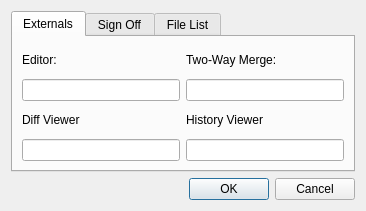
<ui version="4.0" >
 <class>prefDialog</class>
 <widget class="QDialog" name="prefDialog" >
  <property name="geometry" >
   <rect>
    <x>0</x>
    <y>0</y>
    <width>366</width>
    <height>211</height>
   </rect>
  </property>
  <property name="sizePolicy" >
   <sizepolicy vsizetype="Fixed" hsizetype="Fixed" >
    <horstretch>0</horstretch>
    <verstretch>0</verstretch>
   </sizepolicy>
  </property>
  <property name="windowTitle" >
   <string>Qct Preferences</string>
  </property>
  <property name="modal" >
   <bool>true</bool>
  </property>
  <layout class="QVBoxLayout" >
   <item>
    <widget class="QTabWidget" name="tabWidget" >
     <property name="currentIndex" >
      <number>0</number>
     </property>
     <widget class="QWidget" name="tab" >
      <attribute name="title" >
       <string>Externals</string>
      </attribute>
      <layout class="QGridLayout" >
       <item row="0" column="0" >
        <widget class="QLabel" name="label_2" >
         <property name="toolTip" >
          <string>&lt;html>&lt;head>&lt;meta name="qrichtext" content="1" />&lt;style type="text/css">
p, li { white-space: pre-wrap; }
&lt;/style>&lt;/head>&lt;body style=" font-family:'Sans Serif'; font-size:9pt; font-weight:400; font-style:normal; text-decoration:none;">
&lt;p style=" margin-top:0px; margin-bottom:0px; margin-left:0px; margin-right:0px; -qt-block-indent:0; text-indent:0px;">Supply the name of an external editor, it will be offered as an option in the context menu of appropriate files.&lt;/p>&lt;/body>&lt;/html></string>
         </property>
         <property name="text" >
          <string>Editor:</string>
         </property>
         <property name="buddy" >
          <cstring>editToolEdit</cstring>
         </property>
        </widget>
       </item>
       <item row="0" column="1" >
        <widget class="QLabel" name="label_3" >
         <property name="toolTip" >
          <string>&lt;html>&lt;head>&lt;meta name="qrichtext" content="1" />&lt;style type="text/css">
p, li { white-space: pre-wrap; }
&lt;/style>&lt;/head>&lt;body style=" font-family:'Sans Serif'; font-size:9pt; font-weight:400; font-style:normal; text-decoration:none;">
&lt;p style=" margin-top:0px; margin-bottom:0px; margin-left:0px; margin-right:0px; -qt-block-indent:0; text-indent:0px;">Specify a two-way merge program that can be used to select changes in your working files for commit.   Kompare, meld, and kdiff3 are good examples on Linux.&lt;/p>&lt;/body>&lt;/html></string>
         </property>
         <property name="text" >
          <string>Two-Way Merge:</string>
         </property>
         <property name="buddy" >
          <cstring>mergeToolEdit</cstring>
         </property>
        </widget>
       </item>
       <item row="1" column="0" >
        <widget class="QLineEdit" name="editToolEdit" >
         <property name="toolTip" >
          <string>&lt;html>&lt;head>&lt;meta name="qrichtext" content="1" />&lt;style type="text/css">
p, li { white-space: pre-wrap; }
&lt;/style>&lt;/head>&lt;body style=" font-family:'Sans Serif'; font-size:9pt; font-weight:400; font-style:normal;">
&lt;p style=" margin-top:0px; margin-bottom:0px; margin-left:0px; margin-right:0px; -qt-block-indent:0; text-indent:0px;">External editor&lt;/p>&lt;/body>&lt;/html></string>
         </property>
        </widget>
       </item>
       <item row="1" column="1" >
        <widget class="QLineEdit" name="mergeToolEdit" >
         <property name="toolTip" >
          <string>&lt;html>&lt;head>&lt;meta name="qrichtext" content="1" />&lt;style type="text/css">
p, li { white-space: pre-wrap; }
&lt;/style>&lt;/head>&lt;body style=" font-family:'Sans Serif'; font-size:9pt; font-weight:400; font-style:normal;">
&lt;p style=" margin-top:0px; margin-bottom:0px; margin-left:0px; margin-right:0px; -qt-block-indent:0; text-indent:0px;">Merge tool used for change selection.  If you leave this field blank, qct will use a built in change selection feature.&lt;/p>
&lt;p style="-qt-paragraph-type:empty; margin-top:0px; margin-bottom:0px; margin-left:0px; margin-right:0px; -qt-block-indent:0; text-indent:0px;">&lt;/p>
&lt;p style=" margin-top:0px; margin-bottom:0px; margin-left:0px; margin-right:0px; -qt-block-indent:0; text-indent:0px;">Example command line: mymergetool "%m" "%o"&lt;/p>
&lt;p style="-qt-paragraph-type:empty; margin-top:0px; margin-bottom:0px; margin-left:0px; margin-right:0px; -qt-block-indent:0; text-indent:0px;">&lt;/p>
&lt;p style=" margin-top:0px; margin-bottom:0px; margin-left:0px; margin-right:0px; -qt-block-indent:0; text-indent:0px;">%m will be substituted with the modified file from your working copy.&lt;/p>
&lt;p style="-qt-paragraph-type:empty; margin-top:0px; margin-bottom:0px; margin-left:0px; margin-right:0px; -qt-block-indent:0; text-indent:0px;">&lt;/p>
&lt;p style=" margin-top:0px; margin-bottom:0px; margin-left:0px; margin-right:0px; -qt-block-indent:0; text-indent:0px;">%o will be substituted with the original unmodified file name (and also the merge output file).&lt;/p>&lt;/body>&lt;/html></string>
         </property>
        </widget>
       </item>
       <item row="2" column="0" >
        <widget class="QLabel" name="label" >
         <property name="toolTip" >
          <string>&lt;html>&lt;head>&lt;meta name="qrichtext" content="1" />&lt;style type="text/css">
p, li { white-space: pre-wrap; }
&lt;/style>&lt;/head>&lt;body style=" font-family:'Sans Serif'; font-size:9pt; font-weight:400; font-style:normal;">
&lt;p style="-qt-paragraph-type:empty; margin-top:0px; margin-bottom:0px; margin-left:0px; margin-right:0px; -qt-block-indent:0; text-indent:0px;">&lt;/p>&lt;/body>&lt;/html></string>
         </property>
         <property name="text" >
          <string>Diff Viewer</string>
         </property>
         <property name="buddy" >
          <cstring>diffToolEdit</cstring>
         </property>
        </widget>
       </item>
       <item row="2" column="1" >
        <widget class="QLabel" name="label_4" >
         <property name="toolTip" >
          <string>&lt;html>&lt;head>&lt;meta name="qrichtext" content="1" />&lt;style type="text/css">
p, li { white-space: pre-wrap; }
&lt;/style>&lt;/head>&lt;body style=" font-family:'Sans Serif'; font-size:9pt; font-weight:400; font-style:normal;">
&lt;p style="-qt-paragraph-type:empty; margin-top:0px; margin-bottom:0px; margin-left:0px; margin-right:0px; -qt-block-indent:0; text-indent:0px;">&lt;/p>&lt;/body>&lt;/html></string>
         </property>
         <property name="text" >
          <string>History Viewer</string>
         </property>
         <property name="buddy" >
          <cstring>histToolEdit</cstring>
         </property>
        </widget>
       </item>
       <item row="3" column="0" >
        <widget class="QLineEdit" name="diffToolEdit" >
         <property name="toolTip" >
          <string>&lt;html>&lt;head>&lt;meta name="qrichtext" content="1" />&lt;style type="text/css">
p, li { white-space: pre-wrap; }
&lt;/style>&lt;/head>&lt;body style=" font-family:'Sans Serif'; font-size:9pt; font-weight:400; font-style:normal;">
&lt;p style=" margin-top:0px; margin-bottom:0px; margin-left:0px; margin-right:0px; -qt-block-indent:0; text-indent:0px;">Specify a diff browser command line which is supported by your revision control tool.  It will be passed the name of the file you wish to browse, so the VCS must supply the actual diffs.  For example: &lt;/p>
&lt;p style=" margin-top:0px; margin-bottom:0px; margin-left:0px; margin-right:0px; -qt-block-indent:0; text-indent:0px;">hg vdiff&lt;/p>&lt;/body>&lt;/html></string>
         </property>
         <property name="whatsThis" >
          <string>&lt;html>&lt;head>&lt;meta name="qrichtext" content="1" />&lt;style type="text/css">
p, li { white-space: pre-wrap; }
&lt;/style>&lt;/head>&lt;body style=" font-family:'Sans Serif'; font-size:9pt; font-weight:400; font-style:normal; text-decoration:none;">
&lt;p style=" margin-top:0px; margin-bottom:0px; margin-left:0px; margin-right:0px; -qt-block-indent:0; text-indent:0px;">Specify a command line that Qct can call to retrieve visual diffs from your revision control tool.  Qct will pass the list of selected files to this command line.&lt;/p>&lt;/body>&lt;/html></string>
         </property>
        </widget>
       </item>
       <item row="3" column="1" >
        <widget class="QLineEdit" name="histToolEdit" >
         <property name="toolTip" >
          <string>&lt;html>&lt;head>&lt;meta name="qrichtext" content="1" />&lt;style type="text/css">
p, li { white-space: pre-wrap; }
&lt;/style>&lt;/head>&lt;body style=" font-family:'Sans Serif'; font-size:9pt; font-weight:400; font-style:normal;">
&lt;p style=" margin-top:0px; margin-bottom:0px; margin-left:0px; margin-right:0px; -qt-block-indent:0; text-indent:0px;">Enter the command line to launch your revision control tools's history browser.  For example:&lt;/p>
&lt;p style=" margin-top:0px; margin-bottom:0px; margin-left:0px; margin-right:0px; -qt-block-indent:0; text-indent:0px;">hg view&lt;/p>&lt;/body>&lt;/html></string>
         </property>
         <property name="whatsThis" >
          <string>&lt;html>&lt;head>&lt;meta name="qrichtext" content="1" />&lt;style type="text/css">
p, li { white-space: pre-wrap; }
&lt;/style>&lt;/head>&lt;body style=" font-family:'Sans Serif'; font-size:9pt; font-weight:400; font-style:normal; text-decoration:none;">
&lt;p style=" margin-top:0px; margin-bottom:0px; margin-left:0px; margin-right:0px; -qt-block-indent:0; text-indent:0px;">Specify a command line that Qct can call to spawn a graphical history browser for your repository.&lt;/p>&lt;/body>&lt;/html></string>
         </property>
        </widget>
       </item>
      </layout>
     </widget>
     <widget class="QWidget" name="tab_2" >
      <attribute name="title" >
       <string>Sign Off</string>
      </attribute>
      <layout class="QHBoxLayout" >
       <property name="spacing" >
        <number>6</number>
       </property>
       <property name="leftMargin" >
        <number>9</number>
       </property>
       <property name="topMargin" >
        <number>9</number>
       </property>
       <property name="rightMargin" >
        <number>9</number>
       </property>
       <property name="bottomMargin" >
        <number>9</number>
       </property>
       <item>
        <widget class="QTextEdit" name="signoffTextEdit" >
         <property name="sizePolicy" >
          <sizepolicy vsizetype="Preferred" hsizetype="Preferred" >
           <horstretch>0</horstretch>
           <verstretch>0</verstretch>
          </sizepolicy>
         </property>
         <property name="whatsThis" >
          <string>&lt;html>&lt;head>&lt;meta name="qrichtext" content="1" />&lt;style type="text/css">
p, li { white-space: pre-wrap; }
&lt;/style>&lt;/head>&lt;body style=" font-family:'Sans Serif'; font-size:9pt; font-weight:400; font-style:normal; text-decoration:none;">
&lt;p style=" margin-top:0px; margin-bottom:0px; margin-left:0px; margin-right:0px; -qt-block-indent:0; text-indent:0px;">The message you enter here will be appended to every log message you commit with Qct.  The Mercurial back-end has a separate facility to configure a sign-off message on a per-repository basis.  Please consult the INSTALL file for details.&lt;/p>&lt;/body>&lt;/html></string>
         </property>
        </widget>
       </item>
      </layout>
     </widget>
     <widget class="QWidget" name="tab_3" >
      <attribute name="title" >
       <string>File List</string>
      </attribute>
      <layout class="QVBoxLayout" >
       <property name="spacing" >
        <number>6</number>
       </property>
       <property name="leftMargin" >
        <number>9</number>
       </property>
       <property name="topMargin" >
        <number>9</number>
       </property>
       <property name="rightMargin" >
        <number>9</number>
       </property>
       <property name="bottomMargin" >
        <number>9</number>
       </property>
       <item>
        <widget class="QCheckBox" name="wrapListCheckBox" >
         <property name="toolTip" >
          <string>&lt;html>&lt;head>&lt;meta name="qrichtext" content="1" />&lt;style type="text/css">
p, li { white-space: pre-wrap; }
&lt;/style>&lt;/head>&lt;body style=" font-family:'Sans Serif'; font-size:9pt; font-weight:400; font-style:normal; text-decoration:none;">
&lt;p style=" margin-top:0px; margin-bottom:0px; margin-left:0px; margin-right:0px; -qt-block-indent:0; text-indent:0px;">Flow file names from left to right with wrapping&lt;/p>&lt;/body>&lt;/html></string>
         </property>
         <property name="whatsThis" >
          <string>&lt;html>&lt;head>&lt;meta name="qrichtext" content="1" />&lt;style type="text/css">
p, li { white-space: pre-wrap; }
&lt;/style>&lt;/head>&lt;body style=" font-family:'Sans Serif'; font-size:9pt; font-weight:400; font-style:normal; text-decoration:none;">
&lt;p style=" margin-top:0px; margin-bottom:0px; margin-left:0px; margin-right:0px; -qt-block-indent:0; text-indent:0px;">This toggles the layout of the file list.  If checked, the files will flow from left to right with wrapping at the right edge and scrolling at the bottom edge.  If unchecked, the files will be in a single row from top to bottom.&lt;/p>&lt;/body>&lt;/html></string>
         </property>
         <property name="text" >
          <string>Wrap List</string>
         </property>
        </widget>
       </item>
       <item>
        <widget class="QCheckBox" name="ignoredButton" >
         <property name="toolTip" >
          <string>&lt;html>&lt;head>&lt;meta name="qrichtext" content="1" />&lt;style type="text/css">
p, li { white-space: pre-wrap; }
&lt;/style>&lt;/head>&lt;body style=" font-family:'Sans Serif'; font-size:9pt; font-weight:400; font-style:normal; text-decoration:none;">
&lt;p style=" margin-top:0px; margin-bottom:0px; margin-left:0px; margin-right:0px; -qt-block-indent:0; text-indent:0px;">Show files normally ignored by revision control&lt;/p>&lt;/body>&lt;/html></string>
         </property>
         <property name="whatsThis" >
          <string>&lt;html>&lt;head>&lt;meta name="qrichtext" content="1" />&lt;style type="text/css">
p, li { white-space: pre-wrap; }
&lt;/style>&lt;/head>&lt;body style=" font-family:'Sans Serif'; font-size:9pt; font-weight:400; font-style:normal; text-decoration:none;">
&lt;p style=" margin-top:0px; margin-bottom:0px; margin-left:0px; margin-right:0px; -qt-block-indent:0; text-indent:0px;">This button toggles display of unrevisioned files which are typically ignored by your revision control system (via ignore masks).  If you commit one of these files it will be automatically added to revision control.&lt;/p>&lt;/body>&lt;/html></string>
         </property>
         <property name="text" >
          <string>Show Ignored</string>
         </property>
        </widget>
       </item>
       <item>
        <spacer>
         <property name="orientation" >
          <enum>Qt::Vertical</enum>
         </property>
         <property name="sizeHint" >
          <size>
           <width>101</width>
           <height>16</height>
          </size>
         </property>
        </spacer>
       </item>
       <item>
        <layout class="QHBoxLayout" >
         <property name="spacing" >
          <number>6</number>
         </property>
         <property name="leftMargin" >
          <number>0</number>
         </property>
         <property name="topMargin" >
          <number>0</number>
         </property>
         <property name="rightMargin" >
          <number>0</number>
         </property>
         <property name="bottomMargin" >
          <number>0</number>
         </property>
         <item>
          <spacer>
           <property name="orientation" >
            <enum>Qt::Horizontal</enum>
           </property>
           <property name="sizeHint" >
            <size>
             <width>40</width>
             <height>20</height>
            </size>
           </property>
          </spacer>
         </item>
         <item>
          <widget class="QPushButton" name="aboutPushButton" >
           <property name="text" >
            <string>About...</string>
           </property>
          </widget>
         </item>
         <item>
          <spacer>
           <property name="orientation" >
            <enum>Qt::Horizontal</enum>
           </property>
           <property name="sizeHint" >
            <size>
             <width>40</width>
             <height>20</height>
            </size>
           </property>
          </spacer>
         </item>
        </layout>
       </item>
      </layout>
     </widget>
    </widget>
   </item>
   <item>
    <widget class="QDialogButtonBox" name="buttonBox" >
     <property name="standardButtons" >
      <set>QDialogButtonBox::Cancel|QDialogButtonBox::NoButton|QDialogButtonBox::Ok</set>
     </property>
    </widget>
   </item>
  </layout>
 </widget>
 <tabstops>
  <tabstop>diffToolEdit</tabstop>
  <tabstop>editToolEdit</tabstop>
  <tabstop>mergeToolEdit</tabstop>
  <tabstop>tabWidget</tabstop>
  <tabstop>signoffTextEdit</tabstop>
  <tabstop>wrapListCheckBox</tabstop>
  <tabstop>ignoredButton</tabstop>
  <tabstop>aboutPushButton</tabstop>
 </tabstops>
 <resources/>
 <connections>
  <connection>
   <sender>buttonBox</sender>
   <signal>accepted()</signal>
   <receiver>prefDialog</receiver>
   <slot>accept()</slot>
   <hints>
    <hint type="sourcelabel" >
     <x>207</x>
     <y>181</y>
    </hint>
    <hint type="destinationlabel" >
     <x>124</x>
     <y>177</y>
    </hint>
   </hints>
  </connection>
  <connection>
   <sender>buttonBox</sender>
   <signal>rejected()</signal>
   <receiver>prefDialog</receiver>
   <slot>reject()</slot>
   <hints>
    <hint type="sourcelabel" >
     <x>299</x>
     <y>184</y>
    </hint>
    <hint type="destinationlabel" >
     <x>31</x>
     <y>177</y>
    </hint>
   </hints>
  </connection>
 </connections>
</ui>
